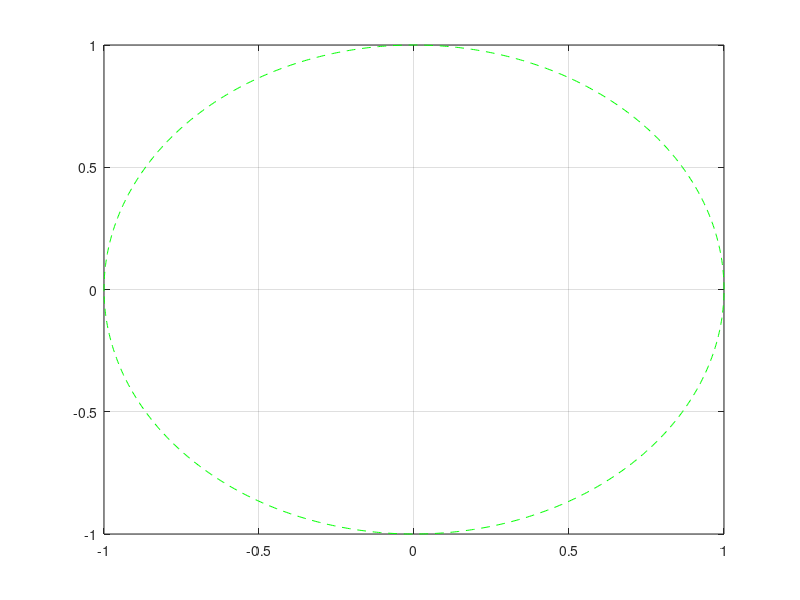

MATLAB code for this plot:
function draw_hyp_plane(~)

theta = linspace(0, 2 * pi, 1000); % 100 points from 0 to 2*pi

% Draw the unit circumference
unit_radius = 1; % Radius of the unit circle
unit_center = [0;0]; % Center of the unit circle at the midpoint of the segment

% Generate points on the circumference of the unit circle
unit_x = unit_center(1) + unit_radius * cos(theta);
unit_y = unit_center(2) + unit_radius * sin(theta);

% Plot the unit circle
plot(unit_x, unit_y, 'g--'); % Plot the unit circumference in green dashed line

% axis equal;
grid on;
end
